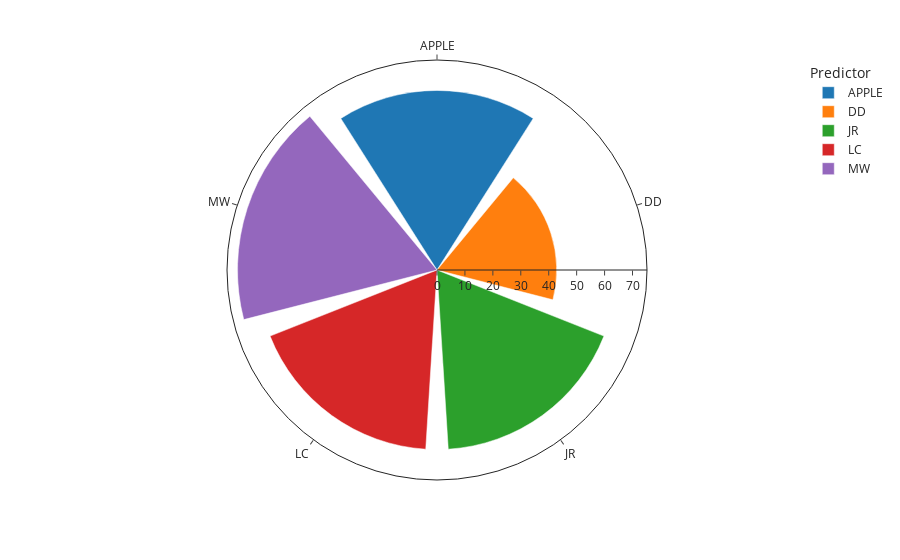

This figure's notebook cell:
### Markdown cell above
##### How good are predictors for games involing a top 6 team?

### Code cell
vis.stratified_performance(metric = "top 6 teams")

### Figure 1 — Plotly figure (JSON) as saved in the notebook; plotly's stock layout.template omitted (floating-point values rounded to 4 significant figures)
{"data": [{"hovertemplate": "Predictor=%{theta}<br>Accuracy of Predictions (%)=%{r}<extra></extra>", "legendgroup": "APPLE", "marker": {"color": "#1F77B4"}, "name": "APPLE", "r": [64.29], "showlegend": true, "subplot": "polar", "theta": ["APPLE"], "type": "barpolar"}, {"hovertemplate": "Predictor=%{theta}<br>Accuracy of Predictions (%)=%{r}<extra></extra>", "legendgroup": "DD", "marker": {"color": "#FF7F0E"}, "name": "DD", "r": [42.86], "showlegend": true, "subplot": "polar", "theta": ["DD"], "type": "barpolar"}, {"hovertemplate": "Predictor=%{theta}<br>Accuracy of Predictions (%)=%{r}<extra></extra>", "legendgroup": "JR", "marker": {"color": "#2CA02C"}, "name": "JR", "r": [64.29], "showlegend": true, "subplot": "polar", "theta": ["JR"], "type": "barpolar"}, {"hovertemplate": "Predictor=%{theta}<br>Accuracy of Predictions (%)=%{r}<extra></extra>", "legendgroup": "LC", "marker": {"color": "#D62728"}, "name": "LC", "r": [64.29], "showlegend": true, "subplot": "polar", "theta": ["LC"], "type": "barpolar"}, {"hovertemplate": "Predictor=%{theta}<br>Accuracy of Predictions (%)=%{r}<extra></extra>", "legendgroup": "MW", "marker": {"color": "#9467BD"}, "name": "MW", "r": [71.43], "showlegend": true, "subplot": "polar", "theta": ["MW"], "type": "barpolar"}], "layout": {"autosize": true, "barmode": "relative", "legend": {"title": {"text": "Predictor"}, "tracegroupgap": 0}, "margin": {"t": 60}, "polar": {"angularaxis": {"categoryarray": ["APPLE", "DD", "JR", "LC", "MW"], "categoryorder": "array", "direction": "clockwise", "rotation": 90, "type": "category"}, "domain": {"x": [0, 1], "y": [0, 1]}, "radialaxis": {"autorange": true, "range": [0, 75.19], "type": "linear"}}}}
